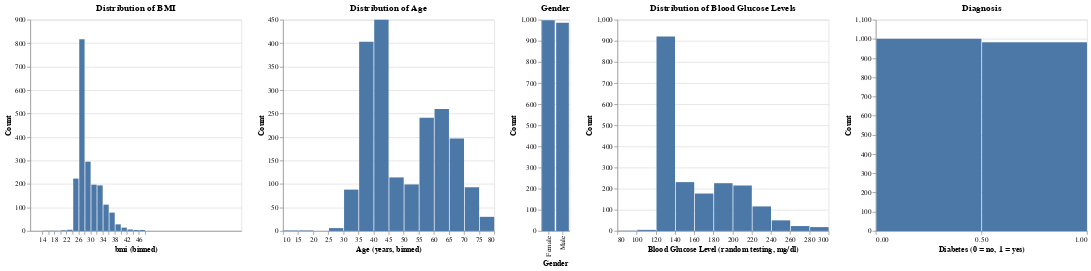

The notebook cell this image was saved under:
### Code cell
chart_bmi | chart_age | chart_gender | chart_glucose | chart_diabetes

### Figure 1 — Vega-Lite specification as saved in the notebook (floating-point values rounded to 4 significant figures; data arrays with more than 128 entries replaced by an {"elided": "..."} marker saying what was removed)
{"config": {"view": {"continuousWidth": 300, "continuousHeight": 300}}, "hconcat": [{"mark": {"type": "bar"}, "encoding": {"x": {"bin": {"maxbins": 20}, "field": "bmi", "scale": {"domain": [10, 80]}, "type": "quantitative"}, "y": {"aggregate": "count", "title": "Count", "type": "quantitative"}}, "title": "Distribution of BMI"}, {"mark": {"type": "bar"}, "encoding": {"x": {"bin": {"maxbins": 30}, "field": "age", "title": "Age (years, binned)", "type": "quantitative"}, "y": {"aggregate": "count", "title": "Count", "type": "quantitative"}}, "title": "Distribution of Age"}, {"mark": {"type": "bar"}, "encoding": {"x": {"field": "gender", "title": "Gender", "type": "nominal"}, "y": {"aggregate": "count", "title": "Count", "type": "quantitative"}}, "title": "Gender"}, {"mark": {"type": "bar"}, "encoding": {"x": {"bin": {"maxbins": 20}, "field": "blood_glucose_level", "title": "Blood Glucose Level (random testing, mg/dl)", "type": "quantitative"}, "y": {"aggregate": "count", "title": "Count", "type": "quantitative"}}, "title": "Distribution of Blood Glucose Levels"}, {"mark": {"type": "bar"}, "encoding": {"x": {"bin": {"maxbins": 2}, "field": "diabetes", "scale": {"domain": [0, 1]}, "title": "Diabetes (0 = no, 1 = yes)", "type": "quantitative"}, "y": {"aggregate": "count", "title": "Count", "type": "quantitative"}}, "title": "Diagnosis"}], "data": {"name": "data-8a118ec4a922d8d617293475b8fd5ab5"}, "$schema": "https://vega.github.io/schema/vega-lite/v5.15.1.json", "datasets": {"data-8a118ec4a922d8d617293475b8fd5ab5": {"elided": "1983 records"}}}
